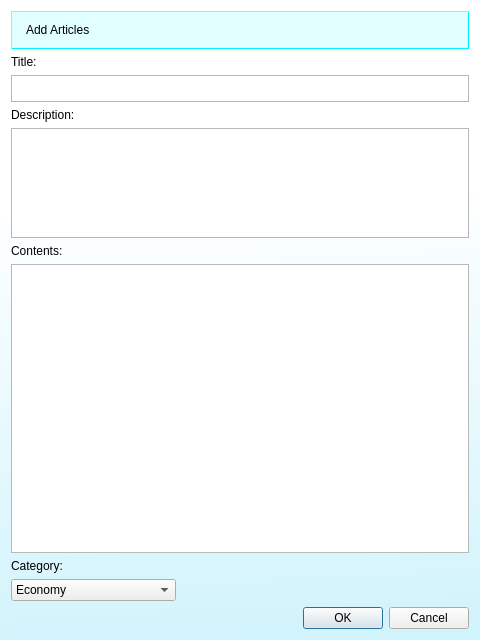
<?xml version="1.0" encoding="UTF-8"?>
<ui version="4.0">
 <class>add_articles_window</class>
 <widget class="QDialog" name="add_articles_window">
  <property name="geometry">
   <rect>
    <x>0</x>
    <y>0</y>
    <width>480</width>
    <height>640</height>
   </rect>
  </property>
  <property name="minimumSize">
   <size>
    <width>4</width>
    <height>0</height>
   </size>
  </property>
  <property name="windowTitle">
   <string>Add articles</string>
  </property>
  <property name="styleSheet">
   <string notr="true">QDialog{
background-color: qlineargradient(spread:pad, x1:0.497537, y1:1, x2:0.468443, y2:0.301, stop:0 rgba(209, 243, 252, 255), stop:1 rgba(255, 255, 255, 255))
}</string>
  </property>
  <layout class="QVBoxLayout" name="verticalLayout">
   <item alignment="Qt::AlignTop">
    <widget class="QFrame" name="banner_frame">
     <property name="styleSheet">
      <string notr="true">QFrame{
border-style: outset;
border-radius: 20px;
border-color: rgb(0, 240, 255);
border-width: 0.5px;
padding: 1px;
background-color: rgba(102, 255, 255, 50)
}
QLabel{
border: none;
background-color: rgba(0, 0, 0, 0)
}
QPushButton{
border: none;
background-color: rgba(0, 0, 0, 0)
}</string>
     </property>
     <property name="frameShape">
      <enum>QFrame::StyledPanel</enum>
     </property>
     <property name="frameShadow">
      <enum>QFrame::Raised</enum>
     </property>
     <layout class="QHBoxLayout" name="horizontalLayout">
      <item alignment="Qt::AlignLeft">
       <widget class="QLabel" name="add_articles_title">
        <property name="styleSheet">
         <string notr="true">font: 30pt &quot;.AppleSystemUIFont&quot;;</string>
        </property>
        <property name="text">
         <string>Add Articles</string>
        </property>
       </widget>
      </item>
      <item alignment="Qt::AlignRight">
       <widget class="QPushButton" name="add_articles_logo">
        <property name="text">
         <string/>
        </property>
        <property name="icon">
         <iconset>
          <normaloff>assets/icons/add_article_logo.png</normaloff>assets/icons/add_article_logo.png</iconset>
        </property>
        <property name="iconSize">
         <size>
          <width>64</width>
          <height>64</height>
         </size>
        </property>
       </widget>
      </item>
     </layout>
    </widget>
   </item>
   <item>
    <widget class="QLabel" name="title_label">
     <property name="text">
      <string>Title:</string>
     </property>
    </widget>
   </item>
   <item>
    <widget class="QPlainTextEdit" name="title_edit">
     <property name="minimumSize">
      <size>
       <width>0</width>
       <height>27</height>
      </size>
     </property>
     <property name="maximumSize">
      <size>
       <width>16777215</width>
       <height>27</height>
      </size>
     </property>
     <property name="documentTitle">
      <string>sddd</string>
     </property>
    </widget>
   </item>
   <item>
    <widget class="QLabel" name="description_label">
     <property name="text">
      <string>Description:</string>
     </property>
    </widget>
   </item>
   <item>
    <widget class="QPlainTextEdit" name="description_edit">
     <property name="minimumSize">
      <size>
       <width>0</width>
       <height>100</height>
      </size>
     </property>
     <property name="maximumSize">
      <size>
       <width>16777215</width>
       <height>110</height>
      </size>
     </property>
    </widget>
   </item>
   <item>
    <widget class="QLabel" name="content_label">
     <property name="text">
      <string>Contents:</string>
     </property>
    </widget>
   </item>
   <item>
    <widget class="QPlainTextEdit" name="content_edit">
     <property name="plainText">
      <string/>
     </property>
     <property name="overwriteMode">
      <bool>true</bool>
     </property>
     <property name="placeholderText">
      <string/>
     </property>
    </widget>
   </item>
   <item>
    <widget class="QLabel" name="category_label">
     <property name="text">
      <string>Category:</string>
     </property>
    </widget>
   </item>
   <item alignment="Qt::AlignLeft">
    <widget class="QComboBox" name="category_edit">
     <item>
      <property name="text">
       <string>Economy</string>
      </property>
     </item>
     <item>
      <property name="text">
       <string>Politics</string>
      </property>
     </item>
     <item>
      <property name="text">
       <string>Traffic</string>
      </property>
     </item>
     <item>
      <property name="text">
       <string>Medical</string>
      </property>
     </item>
     <item>
      <property name="text">
       <string>Sport</string>
      </property>
     </item>
     <item>
      <property name="text">
       <string>Travel</string>
      </property>
     </item>
     <item>
      <property name="text">
       <string>Entertain</string>
      </property>
     </item>
     <item>
      <property name="text">
       <string>Science and Technology</string>
      </property>
     </item>
    </widget>
   </item>
   <item>
    <widget class="QDialogButtonBox" name="confirm_button">
     <property name="standardButtons">
      <set>QDialogButtonBox::Cancel|QDialogButtonBox::Ok</set>
     </property>
    </widget>
   </item>
  </layout>
 </widget>
 <resources/>
 <connections/>
</ui>
